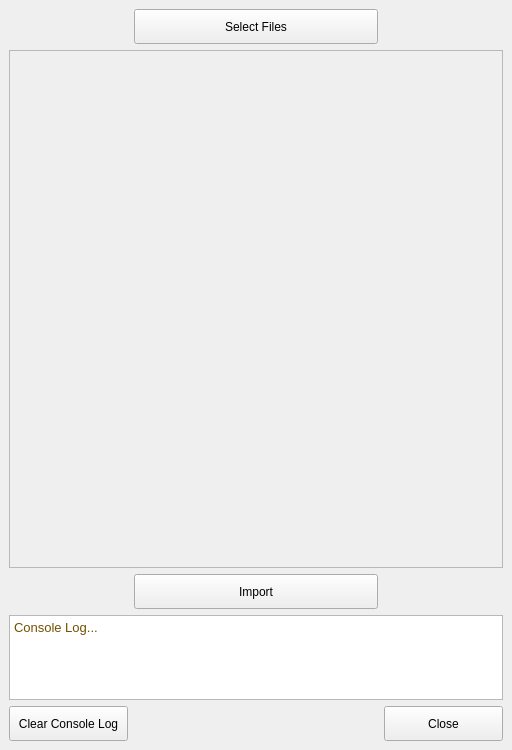
<?xml version="1.0" encoding="UTF-8"?>
<ui version="4.0">
 <class>MainWindow</class>
 <widget class="QMainWindow" name="MainWindow">
  <property name="geometry">
   <rect>
    <x>0</x>
    <y>0</y>
    <width>512</width>
    <height>750</height>
   </rect>
  </property>
  <property name="windowTitle">
   <string>MainWindow</string>
  </property>
  <property name="styleSheet">
   <string notr="true">QTextEdit{
   color: rgb(231, 167, 3);

}
</string>
  </property>
  <widget class="QWidget" name="centralwidget">
   <layout class="QGridLayout" name="gridLayout">
    <property name="bottomMargin">
     <number>9</number>
    </property>
    <item row="5" column="3">
     <spacer name="horizontalSpacer_4">
      <property name="orientation">
       <enum>Qt::Horizontal</enum>
      </property>
      <property name="sizeHint" stdset="0">
       <size>
        <width>40</width>
        <height>0</height>
       </size>
      </property>
     </spacer>
    </item>
    <item row="5" column="2">
     <spacer name="horizontalSpacer_3">
      <property name="orientation">
       <enum>Qt::Horizontal</enum>
      </property>
      <property name="sizeHint" stdset="0">
       <size>
        <width>40</width>
        <height>0</height>
       </size>
      </property>
     </spacer>
    </item>
    <item row="2" column="1" colspan="2">
     <widget class="QPushButton" name="btn_importFiles">
      <property name="enabled">
       <bool>true</bool>
      </property>
      <property name="minimumSize">
       <size>
        <width>0</width>
        <height>35</height>
       </size>
      </property>
      <property name="text">
       <string>Import</string>
      </property>
     </widget>
    </item>
    <item row="3" column="0" colspan="4">
     <widget class="QTextEdit" name="textEdit_consoleLog">
      <property name="sizePolicy">
       <sizepolicy hsizetype="Expanding" vsizetype="MinimumExpanding">
        <horstretch>0</horstretch>
        <verstretch>0</verstretch>
       </sizepolicy>
      </property>
      <property name="maximumSize">
       <size>
        <width>16777215</width>
        <height>85</height>
       </size>
      </property>
      <property name="html">
       <string>&lt;!DOCTYPE HTML PUBLIC &quot;-//W3C//DTD HTML 4.0//EN&quot; &quot;http://www.w3.org/TR/REC-html40/strict.dtd&quot;&gt;
&lt;html&gt;&lt;head&gt;&lt;meta name=&quot;qrichtext&quot; content=&quot;1&quot; /&gt;&lt;style type=&quot;text/css&quot;&gt;
p, li { white-space: pre-wrap; }
&lt;/style&gt;&lt;/head&gt;&lt;body style=&quot; font-family:'MS Shell Dlg 2'; font-size:9.75pt; font-weight:400; font-style:normal;&quot;&gt;
&lt;p style=&quot; margin-top:0px; margin-bottom:0px; margin-left:0px; margin-right:0px; -qt-block-indent:0; text-indent:0px;&quot;&gt;&lt;span style=&quot; color:#715101;&quot;&gt;Console Log...&lt;/span&gt;&lt;/p&gt;&lt;/body&gt;&lt;/html&gt;</string>
      </property>
      <property name="textInteractionFlags">
       <set>Qt::TextSelectableByKeyboard|Qt::TextSelectableByMouse</set>
      </property>
      <property name="placeholderText">
       <string/>
      </property>
     </widget>
    </item>
    <item row="1" column="0" colspan="4">
     <widget class="QScrollArea" name="scrollArea">
      <property name="minimumSize">
       <size>
        <width>0</width>
        <height>150</height>
       </size>
      </property>
      <property name="widgetResizable">
       <bool>true</bool>
      </property>
      <widget class="QWidget" name="scrollAreaWidgetContents">
       <property name="geometry">
        <rect>
         <x>0</x>
         <y>0</y>
         <width>492</width>
         <height>510</height>
        </rect>
       </property>
       <layout class="QVBoxLayout" name="verticalLayout">
        <item>
         <layout class="QGridLayout" name="gridLayout_filePath"/>
        </item>
        <item>
         <spacer name="verticalSpacer">
          <property name="orientation">
           <enum>Qt::Vertical</enum>
          </property>
          <property name="sizeHint" stdset="0">
           <size>
            <width>20</width>
            <height>40</height>
           </size>
          </property>
         </spacer>
        </item>
       </layout>
      </widget>
     </widget>
    </item>
    <item row="0" column="1" colspan="2">
     <widget class="QPushButton" name="btn_openFiles">
      <property name="minimumSize">
       <size>
        <width>0</width>
        <height>35</height>
       </size>
      </property>
      <property name="text">
       <string>Select Files</string>
      </property>
     </widget>
    </item>
    <item row="4" column="3">
     <widget class="QPushButton" name="btn_closeWindow">
      <property name="minimumSize">
       <size>
        <width>0</width>
        <height>35</height>
       </size>
      </property>
      <property name="text">
       <string>Close</string>
      </property>
     </widget>
    </item>
    <item row="5" column="1">
     <spacer name="horizontalSpacer">
      <property name="orientation">
       <enum>Qt::Horizontal</enum>
      </property>
      <property name="sizeType">
       <enum>QSizePolicy::MinimumExpanding</enum>
      </property>
      <property name="sizeHint" stdset="0">
       <size>
        <width>40</width>
        <height>0</height>
       </size>
      </property>
     </spacer>
    </item>
    <item row="5" column="0">
     <spacer name="horizontalSpacer_2">
      <property name="orientation">
       <enum>Qt::Horizontal</enum>
      </property>
      <property name="sizeType">
       <enum>QSizePolicy::MinimumExpanding</enum>
      </property>
      <property name="sizeHint" stdset="0">
       <size>
        <width>40</width>
        <height>0</height>
       </size>
      </property>
     </spacer>
    </item>
    <item row="4" column="0">
     <widget class="QPushButton" name="btn_clearConsole">
      <property name="minimumSize">
       <size>
        <width>0</width>
        <height>35</height>
       </size>
      </property>
      <property name="text">
       <string>Clear Console Log</string>
      </property>
     </widget>
    </item>
   </layout>
  </widget>
 </widget>
 <resources/>
 <connections/>
</ui>
